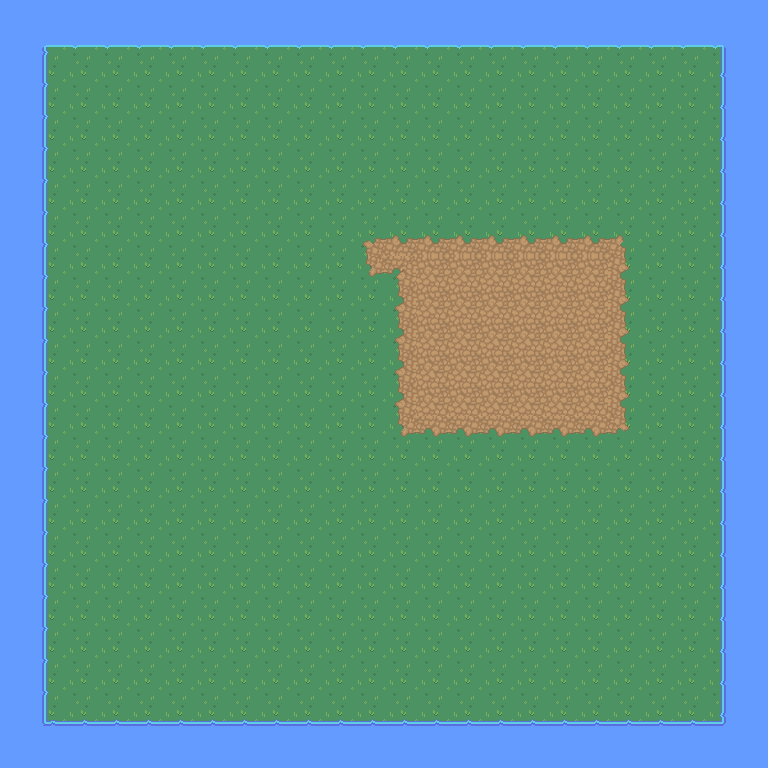

This game map was drawn from its Tiled (.tmx) file and the tilesets committed beside it. A one-line description and the full map source follow:
An orthogonal 24x24 tile map with 32x32 px tiles, 2 tile layers (Tile Layer 1, Tile Layer 2).

<map version="1.9" tiledversion="1.9.0" orientation="orthogonal" renderorder="right-down" width="24" height="24" tilewidth="32" tileheight="32" infinite="0" nextlayerid="3" nextobjectid="1">
 <tileset firstgid="1" source="Nature RPG Tilesets.tsx" />
 <layer id="1" name="Tile Layer 1" width="24" height="24">
  <data encoding="csv">
41,41,41,41,41,41,41,41,41,41,41,41,41,41,41,41,41,41,41,41,41,41,41,41,
41,41,41,41,41,41,41,41,41,41,41,41,41,41,41,41,41,41,41,41,41,41,41,41,
41,41,41,41,41,41,41,41,41,41,41,41,41,41,41,41,41,41,41,41,41,41,41,41,
41,41,41,41,41,41,41,41,41,41,41,41,41,41,41,41,41,41,41,41,41,41,41,41,
41,41,41,41,41,41,41,41,41,41,41,41,41,41,41,41,41,41,41,41,41,41,41,41,
41,41,41,41,41,41,41,41,41,41,41,41,41,41,41,41,41,41,41,41,41,41,41,41,
41,41,41,41,41,41,41,41,41,41,41,41,41,41,41,41,41,41,41,41,41,41,41,41,
41,41,41,41,41,41,41,41,41,41,41,41,41,41,41,41,41,41,41,41,41,41,41,41,
41,41,41,41,41,41,41,41,41,41,41,41,41,41,41,41,41,41,41,41,41,41,41,41,
41,41,41,41,41,41,41,41,41,41,41,41,41,41,41,41,41,41,41,41,41,41,41,41,
41,41,41,41,41,41,41,41,41,41,41,41,41,41,41,41,41,41,41,41,41,41,41,41,
41,41,41,41,41,41,41,41,41,41,41,41,41,41,41,41,41,41,41,41,41,41,41,41,
41,41,41,41,41,41,41,41,41,41,41,41,41,41,41,41,41,41,41,41,41,41,41,41,
41,41,41,41,41,41,41,41,41,41,41,41,41,41,41,41,41,41,41,41,41,41,41,41,
41,41,41,41,41,41,41,41,41,41,41,41,41,41,41,41,41,41,41,41,41,41,41,41,
41,41,41,41,41,41,41,41,41,41,41,41,41,41,41,41,41,41,41,41,41,41,41,41,
41,41,41,41,41,41,41,41,41,41,41,41,41,41,41,41,41,41,41,41,41,41,41,41,
41,41,41,41,41,41,41,41,41,41,41,41,41,41,41,41,41,41,41,41,41,41,41,41,
41,41,41,41,41,41,41,41,41,41,41,41,41,41,41,41,41,41,41,41,41,41,41,41,
41,41,41,41,41,41,41,41,41,41,41,41,41,41,41,41,41,41,41,41,41,41,41,41,
41,41,41,41,41,41,41,41,41,41,41,41,41,41,41,41,41,41,41,41,41,41,41,41,
41,41,41,41,41,41,41,41,41,41,41,41,41,41,41,41,41,41,41,41,41,41,41,41,
41,41,41,41,41,41,41,41,41,41,41,41,41,41,41,41,41,41,41,41,41,41,41,41,
41,41,41,41,41,41,41,41,41,41,41,41,41,41,41,41,41,41,41,41,41,41,41,41
</data>
 </layer>
 <layer id="2" name="Tile Layer 2" width="24" height="24">
  <data encoding="csv">
152,152,152,152,152,152,152,152,152,152,152,152,152,152,152,152,152,152,152,152,152,152,152,152,
152,134,172,172,172,172,172,172,172,172,172,172,172,172,172,172,172,172,172,172,172,172,135,152,
152,153,0,0,7,7,0,0,0,0,0,0,0,0,0,0,0,0,0,0,0,0,151,152,
152,153,7,0,0,0,7,0,0,0,0,0,0,0,0,0,0,0,0,0,0,0,151,152,
152,153,0,0,0,0,7,7,0,0,0,0,0,0,0,0,0,0,0,0,0,0,151,152,
152,153,0,0,0,0,0,0,0,0,0,0,0,0,0,0,0,0,0,0,0,0,151,152,
152,153,0,0,0,0,0,0,0,0,0,0,0,0,0,0,0,0,0,0,0,0,151,152,
152,153,0,0,0,0,0,0,0,0,0,126,127,127,127,127,127,127,127,128,0,0,151,152,
152,153,0,0,0,0,0,0,0,0,0,166,130,147,147,147,147,147,147,148,0,0,151,152,
152,153,0,0,0,0,0,0,0,0,0,7,146,147,147,147,147,147,147,148,0,0,151,152,
152,153,0,0,0,0,0,0,0,0,7,7,146,147,147,147,147,147,147,148,0,0,151,152,
152,153,0,0,0,0,0,0,0,7,7,0,146,147,147,147,147,147,147,148,0,0,151,152,
152,153,0,0,0,0,0,0,0,7,0,0,146,147,147,147,147,147,147,148,0,0,151,152,
152,153,0,0,0,0,0,0,0,7,7,0,166,167,167,167,167,167,167,168,0,0,151,152,
152,153,0,0,0,0,0,0,0,0,0,0,0,0,0,0,0,0,0,0,0,0,151,152,
152,153,0,0,0,0,0,0,0,0,0,0,0,0,0,0,0,0,0,0,0,0,151,152,
152,153,0,0,0,0,0,0,0,0,0,0,0,0,0,0,0,0,0,0,0,0,151,152,
152,153,0,0,0,0,0,0,0,0,0,0,0,0,0,0,0,0,0,0,0,0,151,152,
152,153,0,0,0,0,0,0,0,0,0,0,0,0,0,0,0,0,0,0,0,0,151,152,
152,153,0,0,0,0,0,0,0,0,0,0,0,0,0,0,0,0,0,0,0,0,151,152,
152,153,0,0,0,0,0,0,0,0,0,0,0,0,0,0,0,0,0,0,0,0,151,152,
152,153,0,0,0,0,0,0,0,0,0,0,0,0,0,0,0,0,0,0,0,0,151,152,
152,154,132,132,132,132,132,132,132,132,132,132,132,132,132,132,132,132,132,132,132,132,155,152,
152,152,152,152,152,152,152,152,152,152,152,152,152,152,152,152,152,152,152,152,152,152,152,152
</data>
 </layer>
</map>
